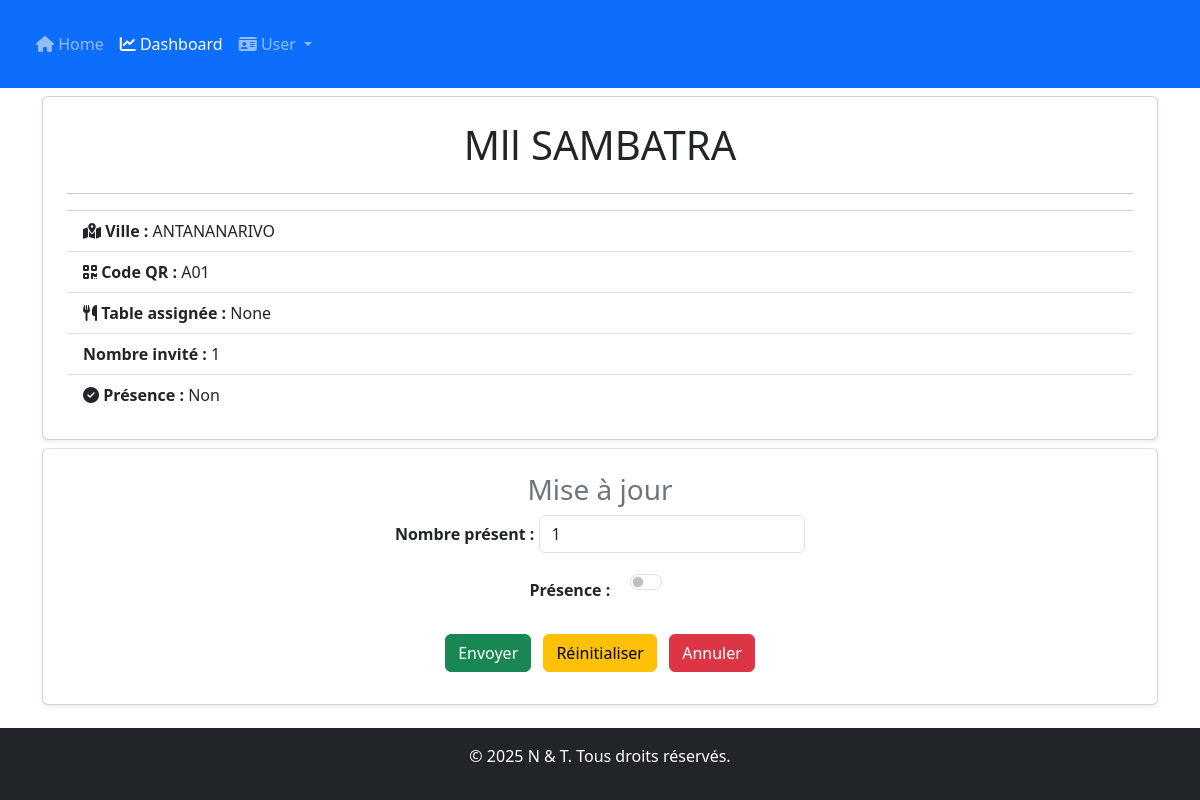
Page /cheking/detail/5/ on the earlier database version.
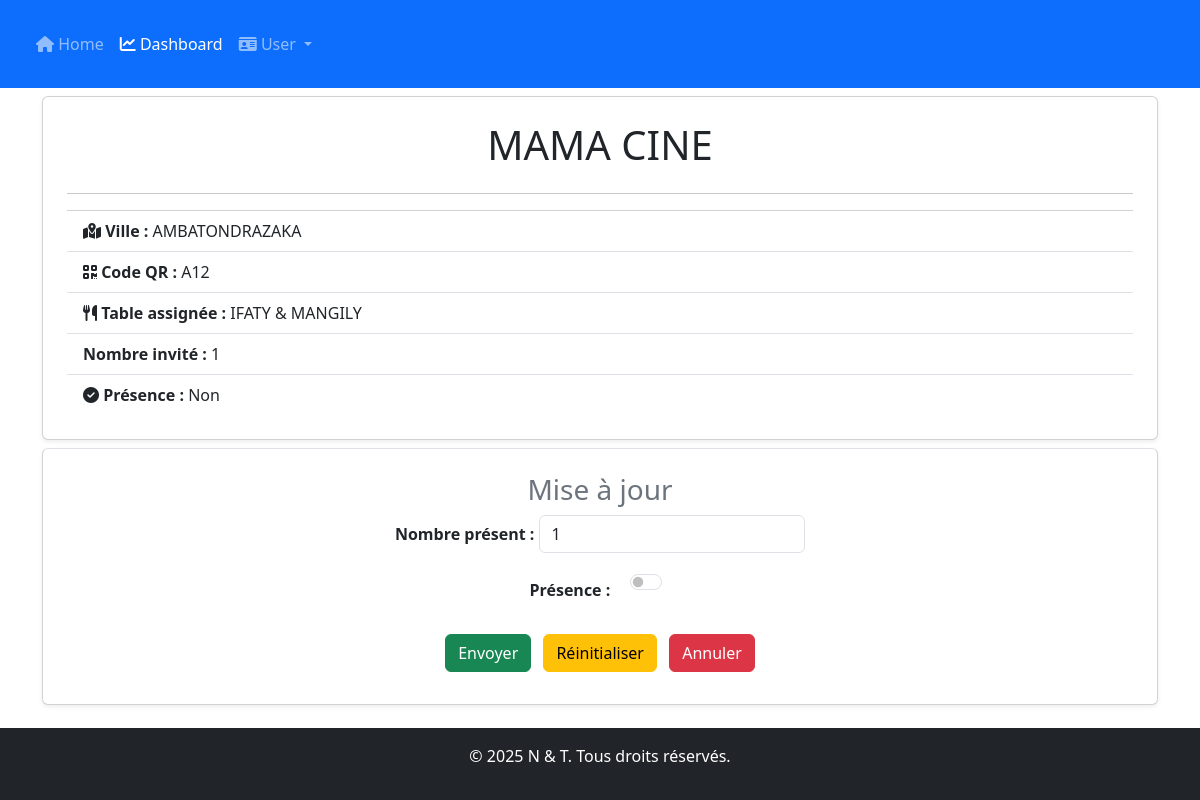
Same page on the later database version.
### cheking/models.py (models this page shows, shortened)
class Invite(models.Model):
    nom = models.CharField(max_length=100)
    ville = models.ForeignKey(Ville, on_delete=models.CASCADE, null=True, blank=True)
    quartier = models.ForeignKey(Quartier, on_delete=models.CASCADE, null=True, blank=True)
    invitation = models.ForeignKey(QrCode, on_delete=models.CASCADE, related_name='invites')
    nombre = models.IntegerField(default=1)
    est_present = models.BooleanField(default=False)
    attente_de_validation = models.BooleanField(default=False)
    lien_amitie = models.ForeignKey(LienAmitie, on_delete=models.CASCADE, null=True, blank=True)

class Ville(models.Model):
    nom = models.CharField(max_length=100, unique=True)
    def __str__(self):
        return self.nom

class QrCode(models.Model):
    code = models.CharField(max_length=100, unique=True)
    table = models.ForeignKey(Tables, on_delete=models.CASCADE, null=True, blank=True)
    def __str__(self):
        return self.code

class Tables(models.Model):
    nom = models.CharField(max_length=100)
    def __str__(self):
        return f"Table {self.nom}"

### cheking/views.py (the view)
# urls.py: path('detail/<str:code>/', views.detail, name="detail"),
def detail(request, code):
    invite = get_object_or_404(Invite, pk=code)
    return render(request, 'cheking/detail.html', context={"invite":invite})

### cheking/templates/cheking/detail.html (shortened to what this page needs)
{% extends 'base.html' %}
{% load static %}
{% block content %}
    <div class="container mt-2">
        <div class="card p-4 shadow-sm">
            {% if invite %}
            <h1 class="card-title text-center">{{ invite.nom }} {{ invite.prenom }}</h1>
            <hr>
            <ul class="list-group list-group-flush">
                <li class="list-group-item"><strong><i class="fas fa-map-marked-alt"></i> Ville :</strong> {{ invite.ville }}</li>
                <li class="list-group-item"><strong><i class="fas fa-qrcode"></i> Code QR :</strong> {{ invite.invitation }}</li>
                <li class="list-group-item"><strong><i class="fas fa-utensils"></i> Table assignée :</strong> {{ invite.invitation.table|cut:"Table "}}</li>
                <li class="list-group-item"><strong>Nombre invité :</strong> {{ invite.nombre }}</li>
                <li class="list-group-item"><strong><i class="fas fa-check-circle"></i> Présence :</strong> {% if invite.est_present %}Oui{% else %}Non{% endif %}</li>
            </ul>
        </div>
            <div class="mt-2 pt-4 border-top mb-5 card p-4 shadow-sm">
                <h3 class="text-center text-secondary">Mise à jour</h3>
                <form action="{% url 'cheking:update_invite' code=invite.invitation.code nom=invite.nom %}" method="post">
                    <div class="mb-3 text-center">
                        <label for="nombre_present" class="form-label fw-bold">Nombre présent :</label>
                        <input type="number" name="nombre" value="{{ invite.nombre }}" class="form-control d-inline-block w-25" min="1">
                    </div>
                    <div class="mb-3 text-center">
                        <label for="est_present" class="form-label fw-bold">Présence :</label>
                        <div class="form-check form-switch d-inline-block ms-3">
                            <input class="form-check-input" type="checkbox" role="switch" name="est_present" {% if invite.est_present %}checked{% endif %}>
                        </div>
                    </div>
                    <div class="text-center mt-4 mb-2">
                        <button type="submit" class="btn btn-success me-2">Envoyer</button>
                        <button type="reset" class="btn btn-warning me-2">Réinitialiser</button>
                        <a href="{% url 'cheking:dashboard' %}" class="btn btn-danger">Annuler</a>
                    </div>
                </form>
            </div>
            {% else %}
            <div class="alert alert-warning text-center" role="alert">
                Aucun invité trouvé.
            </div>
            {% endif %}
    </div>
{% endblock %}

### cheking/templates/base.html (shortened to what this page needs)
{% load static %}
<!DOCTYPE html>
<html lang="en">
<head>
    <link href="https://cdn.jsdelivr.net/npm/bootstrap@5.3.3/dist/css/bootstrap.min.css" rel="stylesheet">
    <link rel="stylesheet" href="{% static 'css/style.css' %}">
    {% load static %}
</head>
<body>
    <header class="bg-primary text-white p-3">
        <nav class="navbar navbar-expand-lg navbar-dark bg-primary">
    <div class="container-fluid">
        <div class="collapse navbar-collapse" id="navbarNav">
            <ul class="navbar-nav me-auto mb-2 mb-lg-0">
                <li class="nav-item">
                    <a class="nav-link" href="{% url 'cheking:index' %}"> <i class="fas fa-home"></i> Home</a>
                </li>
                <li class="nav-item">
                    <a class="nav-link active" aria-current="page" href="{% url 'cheking:dashboard' %}"><i class="fas fa-chart-line"></i> Dashboard</a>
                </li>
                <li class="nav-item dropdown">
                    <a class="nav-link dropdown-toggle" href="#" role="button" data-bs-toggle="dropdown" aria-expanded="false">
                        <i class="fas fa-id-card"></i></i> User
                    </a>
                </li>
            </ul>
        </div>
    </div>
</nav>
    </header>
    {% block content%}
    {% endblock %}
    <footer class="bg-dark text-white p-3 text-center mt-5 fixed-bottom">
        <p>&copy; {% now "Y" %} N & T. Tous droits réservés.</p>
    </footer>
</body>
</html>

Differences in the rows shown:
changed Invite: nom "Mll SAMBATRA" → "MAMA CINE"; ville "ANTANANARIVO" → "AMBATONDRAZAKA"; invitation "A01" → "A12"; invitation.table "None" → "IFATY & MANGILY"
